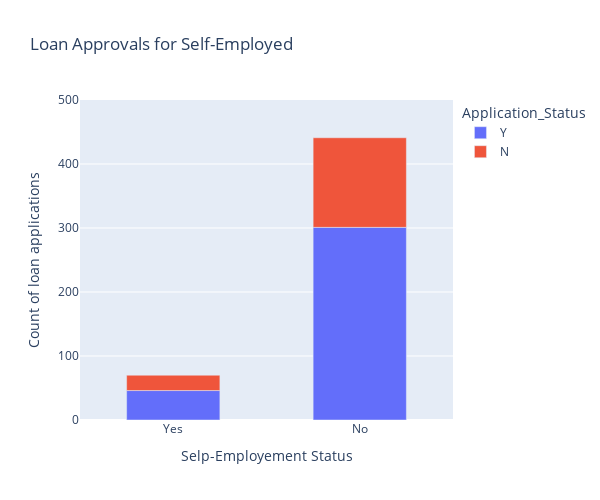

Notebook code for this chart:
### Code cell
fig = px.bar(df_perc, x="Self_Employed", 
                      y="count", 
                      color="Application_Status", 
                      title="Loan Approvals for Self-Employed",
                      labels={"Self_Employed":"Selp-Employement Status",
                      "count":"Count of loan applications"})
fig.update_traces(width=0.5,) 
                  #marker_color = 'rgb(50, 171, 96, 0.01)')
fig.update_layout(
    yaxis_range = [0, 500],
    autosize=False,
    width=600,
    height=500,
)
fig.show()

### Figure 1 — Plotly figure (JSON) as saved in the notebook; plotly's stock layout.template omitted (floating-point values rounded to 4 significant figures)
{"data": [{"alignmentgroup": "True", "hovertemplate": "Application_Status=Y<br>Selp-Employement Status=%{x}<br>Count of loan applications=%{y}<extra></extra>", "legendgroup": "Y", "marker": {"color": "#636efa", "pattern": {"shape": ""}}, "name": "Y", "offsetgroup": "Y", "orientation": "v", "showlegend": true, "textposition": "auto", "type": "bar", "width": 0.5, "x": ["Yes", "No"], "xaxis": "x", "y": [46, 301], "yaxis": "y"}, {"alignmentgroup": "True", "hovertemplate": "Application_Status=N<br>Selp-Employement Status=%{x}<br>Count of loan applications=%{y}<extra></extra>", "legendgroup": "N", "marker": {"color": "#EF553B", "pattern": {"shape": ""}}, "name": "N", "offsetgroup": "N", "orientation": "v", "showlegend": true, "textposition": "auto", "type": "bar", "width": 0.5, "x": ["Yes", "No"], "xaxis": "x", "y": [24, 140], "yaxis": "y"}], "layout": {"autosize": false, "barmode": "relative", "height": 500, "legend": {"title": {"text": "Application_Status"}, "tracegroupgap": 0}, "title": {"text": "Loan Approvals for Self-Employed"}, "width": 600, "xaxis": {"anchor": "y", "domain": [0, 1], "title": {"text": "Selp-Employement Status"}}, "yaxis": {"anchor": "x", "domain": [0, 1], "range": [0, 500], "title": {"text": "Count of loan applications"}}}}
